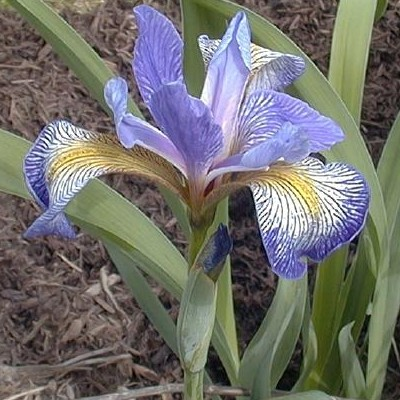
#> input picture CMP9065 Data Programming in Python/lectures/iris-virginica.jpg, 400 x 400 px
$ jupyter execute 'Lecture 10 - Matplotlib.ipynb'
#> lines starting #> are read from the running program, lines starting #| are printed output that depends on the picture
# Lecture 10 - Matplotlib
## (and some more Numpy and Pandas)

[Matplotlib](https://matplotlib.org/) is a library for visualisation and plotting with Python and [NumPy](https://numpy.org/doc/stable/). In some respects, it has been inspired by Matlab (but has since moved away towards more Python-esque ways...).

We are going to be looking at plotting functions, visualising the relationships between features of a dataset, and show how we can add images to our visualisations (for this, you need to download the _iris-virginica.jpg_ file from blackboard). Finally, we also discuss the summarised results of the ICT (for this, you need to download the _ict.csv_ file from blackboard).

We demonstrate the following visualisation capabilities:
- [1D functions (2D data)](#1D-functions-(2D-data))
    - [Plotting functions](#Plotting-functions)
    - [Plotting data](#Plotting-data)
    - [Functions from data](#Functions-from-data)
        - [Approximating data](#Approximating-data)
        - [Interpolating data](#Interpolating-data)
- [1D data](#1D-data)
    - [Histogram](#Histogram)
    - [Axes](#Axes)
    - [Boxplot](#Boxplot)
- [3D data (2D functions)](#3D-data-(2D-functions))
    - [Images](#Images)
    - [Tabular data](#Tabular-data)
    - [2D functions](#2D-functions)
- [ICT summary](#ICT-summary)
    - [Per question analysis](#Per-question-analysis)
        - [Loops (fizzbuz)](#Loops-(fizzbuz))
        - [Recursion](#Recursion)
        - [Reading from a file](#Nested-if-statements)

[cell 1]
import numpy as np

## 1D functions (2D data)

While the cell above `import`s the whole NumPy library, Matplotlib is typically imported module-by-module. Additionally, those modules are typically given an _alias_:

[cell 2]
from matplotlib import pyplot as plt

The short-hand form is more common:

[cell 3]
import matplotlib.pyplot as plt

#### Mini-revision

Can you remember what [`numpy.linspace()`](https://numpy.org/doc/stable/reference/generated/numpy.linspace.html) function does?

[cell 4]
print(np.linspace(0, 10, 11))

Also, remember that we can apply mathematical functions to the whole of an array:

[cell 5]
array = np.linspace(0, 10, 11)
array *=2
print(array)

### Plotting functions

While Matplotlib can be used to plot functions, those functions are actually rendered from a list of data points. Plotting a sine wave actually corresponds to calculating all the values of the function for really close values of x, and plotting a connected line between those.

For plotting the values `y` against their locations `x`, we can use [`matplotlib.pyplot.plot()`](https://matplotlib.org/stable/api/_as_gen/matplotlib.pyplot.plot.html). The basic notation is as follows:
> `matplotlib.pyplot.plot(x, y)`
>
> Displays a plot on the current figure or axis of values of `y` plotted against their locations `x`. The data points are connected by straight lines. (`x` and `y` should be of the same length)

_Note:_ Notice how the function gets more patchy as we change the number of values which we calculate and display!

[cell 6]
min_x = 0
max_x = 10

# change 100 to a different (smaller) value:
display_values = np.linspace(min_x, max_x, 100)

plt.plot(display_values, np.sin(display_values))

plt.show()
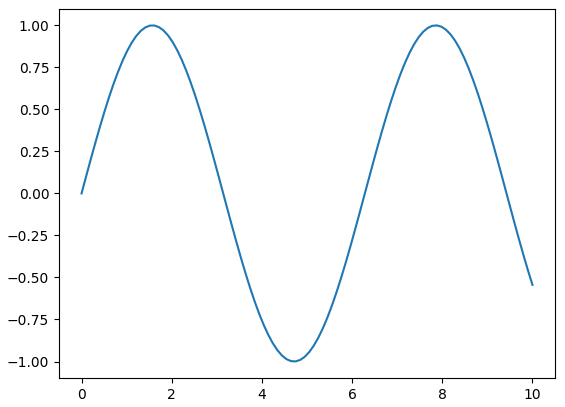
#> figure drawn by matplotlib, 1 panel; curve peaks at x = 7.88, y = 1

We can use [`matplotlib.pyplot.plot()`](https://matplotlib.org/stable/api/_as_gen/matplotlib.pyplot.plot.html) to plot more than one graph onto our image.

The following example showcases plotting both the functions $\sin(x)$ and $\cos(x)$ on an interval (0, 5).

We also demonstrate the interplay between:
- argument `label` of [`matplotlib.pyplot.plot()`](https://matplotlib.org/stable/api/_as_gen/matplotlib.pyplot.plot.html): the label assigned to the current graph being plotted
- [`matplotlib.pyplot.legend()`](https://matplotlib.org/stable/api/_as_gen/matplotlib.pyplot.legend.html): displays all the labels assigned to all the graphs on the figure (or axis)

[cell 7]
min_x = 0
max_x = 5
display_values = np.arange(min_x, max_x, 0.1)

plt.plot(display_values, np.sin(display_values), label = 'sin(x)')
plt.plot(display_values, np.cos(display_values), label = 'cos(x)')
plt.legend()

plt.show()
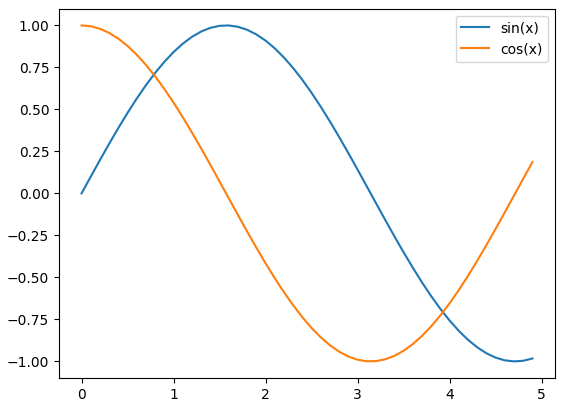
#> figure drawn by matplotlib, 1 panel; curve peaks at x = 1.6, y = 1; curve peaks at x = 0, y = 1

The next example plots a more complex function. It also shows some additional arguments of [`matplotlib.pyplot.plot()`](https://matplotlib.org/stable/api/_as_gen/matplotlib.pyplot.plot.html), as well as some additional methods in [`matplotlib.pyplot`](https://matplotlib.org/3.5.3/api/_as_gen/matplotlib.pyplot.html) module.

Arguments of [`matplotlib.pyplot.plot()`](https://matplotlib.org/stable/api/_as_gen/matplotlib.pyplot.plot.html):
- `label`: (seen above) the label assigned to the current graph being plotted
- `color`: the color of the current graph
- `linewidth`: width of the line used for the current graph
- `linestyle`: style of the line

Additional methods of [`matplotlib.pyplot`](https://matplotlib.org/3.5.3/api/_as_gen/matplotlib.pyplot.html) which you can use to make your figure nicer:
- [`matplotlib.pyplot.legend()`](https://matplotlib.org/stable/api/_as_gen/matplotlib.pyplot.legend.html) (seen above) displays all the labels assigned to all the graphs on the figure (or axis)
- [`matplotlib.pyplot.grid()`](https://matplotlib.org/stable/api/_as_gen/matplotlib.pyplot.grid.html): adds a grid over the graph (lines at all the major "ticks": see next)
- [`matplotlib.pyplot.yticks()`](https://matplotlib.org/stable/api/_as_gen/matplotlib.pyplot.yticks.html) (and [`matplotlib.pyplot.xticks()`](https://matplotlib.org/stable/api/_as_gen/matplotlib.pyplot.xticks.html) - not shown): sets fixed "ticks" on the y-axis
- [`matplotlib.pyplot.xlabel()`](https://matplotlib.org/stable/api/_as_gen/matplotlib.pyplot.xlabel.html) and [`matplotlib.pyplot.ylabel()`](https://matplotlib.org/stable/api/_as_gen/matplotlib.pyplot.xlabel.html): sets a label (name) for the x and y axis
- [`matplotlib.pyplot.title()`](https://matplotlib.org/stable/api/_as_gen/matplotlib.pyplot.title.html): sets a title for the whole figure

[cell 8]
def f(x):
    return 2*np.sin(x) + np.cos(2*x)

def g(x):
    if x < 1:
        return 2
    else:
        return x+1

dense_values = np.linspace(0, 6, 200)

plt.plot(dense_values, list(map(f,dense_values)), label = 'f(x)=2sin(x)+cos(2x)',
         c = '#0055FF', lw=4, ls='--')
plt.plot(dense_values, list(map(g,dense_values)), label = 'g(x)=piecewise',
         c = '#FF55FF', lw=4, ls='-.')

plt.legend()
plt.grid()
plt.yticks([-3, -1, 1])
plt.xticks([0,1,2,6])
plt.xlabel("x")
plt.ylabel("f(x)")
plt.title("Graph of a function")

plt.show()
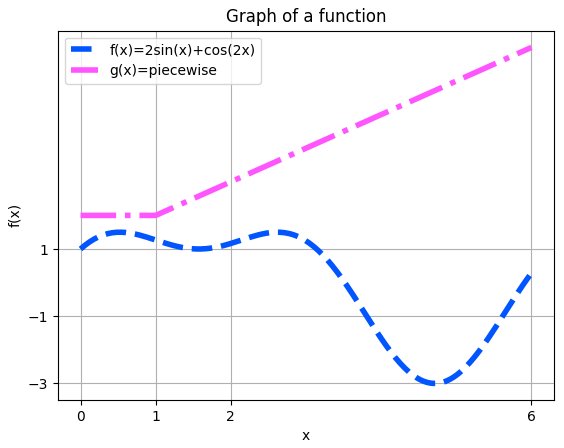
#> figure drawn by matplotlib, 1 panel; curve peaks at x = 2.62, y = 1.5; curve peaks at x = 6, y = 7

### Plotting data

But, how do we _obtain_ a function approximation from the data?

Our data rarely contains dense samples from a timeseries (like in the examples above). More commonly, the data is just given as a series of samples, with features associated to each sample. Often, we do not want to plot a line between each of our samples, we just want to visualise the samples themselves.

For this, instead of [`matplotlib.pyplot.plot()`](https://matplotlib.org/stable/api/_as_gen/matplotlib.pyplot.plot.html), we can use [`matplotlib.pyplot.scatter()`](https://matplotlib.org/stable/api/_as_gen/matplotlib.pyplot.scatter.html). The basic notation is as follows:
> `matplotlib.pyplot.scatter(x, y)`
>
> Displays a scatter graph on the current figure of the data points located at locations `x[i]` and `y[i]` for every element of `x` and `y`. (`x` and `y` should be of the same length)

[cell 9]
x = [0.2, 1.5, 2.7, 1.2, 3.8, 7.1, 4.5, 3.2, 5.7] # features
y = [3.5, 2.7, 5.2, 7.2, 1.4, 5.2, 2.1, 3.6, 1.2] # targets

plt.scatter(x, y)

plt.show()
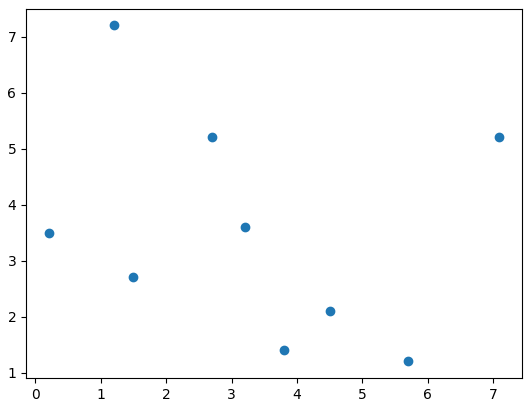
#> figure drawn by matplotlib, 1 panel

### Functions from data

#### Approximating data

Let us demonstrate two different ways to obtain function approximations of our data. First, let us plot some new data points from an [`numpy.array`](https://numpy.org/doc/stable/reference/generated/numpy.array.html).

We also demonstrate a new argument of [`matplotlib.pyplot.scatter()`](https://matplotlib.org/stable/api/_as_gen/matplotlib.pyplot.scatter.html):
- `marker`: the type of marker used to display the data points (this argument can also be used for  [`matplotlib.pyplot.plot()`](https://matplotlib.org/stable/api/_as_gen/matplotlib.pyplot.plot.html))

[cell 10]
data = np.array([[1.2, 2.1],
                 [2.5, 5.3],
                 [0.2, 1.3],
                 [3.1, 6.8],
                 [2.3, 3.9],
                 [4.1, 9.3],
                 [3.6, 8.3],
                 [4.9, 12.8],
                 [2.1, 3.3],
                 [1.3, 2.3],
                 [0.6, 1.3],
                 [1.7, 3.2],
                 [3.8, 9.1],
                 [4.6, 11.4]])

plt.scatter(data[:, 0], data[:, 1], label = 'data', marker = 'P')

plt.xlabel("x")
plt.ylabel("y")
plt.legend()

plt.show()

This data looks like it may be well approximated with a straight line. To calculate a line approximation from a number of data samples, you can use **linear regression**.

For this, we can use Numpy method [`numpy.polyfit()`](https://numpy.org/doc/stable/reference/generated/numpy.polyfit.html):

> `numpy.polyfit(x, y, deg)`
>
> Fit a polynomial of degree _deg_ to points (x, y).
>
>  **Parameters:**
>
>    `x` array_like, shape (M,)
>
>       x-coordinates of the M sample points
>
>    `y` array_like, shape (M,)
>
>       y-coordinates of the M sample points
>
>   `deg` int
>
>       Degree of the fitting polynomial
>
>    **Returns**: Returns a vector of coefficients p that minimises the squared error in the order deg, deg-1, … 0.
>
>    `p` ndarray, shape (deg + 1,)
>
>       Polynomial coefficients, highest power first.

This method can approximate the data not only with a line, but also with a higher order polynomial. When we use **a line to estimate the data**, the two coefficients returned by this method are _slope_ and _intercept_ of the line with the equation $y = \texttt{slope} \times x + \texttt{intercept}$.

[cell 11]
plt.scatter(data[:, 0], data[:, 1], label = 'data', marker='x')

min_x, min_y = np.min(data, axis=0)
max_x, max_y = np.max(data, axis=0)

xs = np.arange(min_x, max_x, 0.01)
slope, intercept = np.polyfit(data[:, 0], data[:, 1], 1)

plt.plot(xs, intercept + slope*xs, color='r', label = 'linear regression')

plt.xlabel("x")
plt.ylabel("y")
plt.legend()

plt.show()

Instead of fitting a straight line, you can fit any polynomial to the data. A polynomial of degree $n$ has the form:
$$
f(x) = p_nx^n + p_{n-1}x^{n-1}+\dotsc+p_{1}x+p_0
$$

Let us try and fit a _quadratic_ function $f(x) = ax^2 + bx + c$ to the data. This means, that for the set of data points $\mathbf{x} = \{x_i\}$, $\mathbf{y} = \{y_i\}$, we will try and find the coefficients (parameters) $a, b, c$.

[cell 12]
# scatter plot our original data
plt.scatter(data[:, 0], data[:, 1], marker='X', label = 'data')

# find min and max for calculating the fitted values
min_x, _ = np.min(data, axis=0)
max_x, _ = np.max(data, axis=0)

# fit the quadratic function to our data:
a, b, c = np.polyfit(data[:, 0], data[:, 1], 2)
# get dense values of x to display a smooth approximation
xs = np.linspace(min_x, max_x, 100)

def f_quadratic(a, b, c, xs):
    return a*xs*xs + b*xs + c

# finally, plot the quadratic fit:
plt.plot(xs, f_quadratic(a,b,c,xs), color = 'g', label = 'f(x)={:.2f}x^2+{:.2f}x+{:.2f}'.format(a, b, c))

plt.xlabel("x")
plt.ylabel("y")
plt.title("quadratic fit")
plt.legend()

plt.show()

#### Interpolating data

The above examples show obtaining a function approximation from data (samples) using _approximation_. This method is typical when we are looking at a relationship between two features without considering changes in time. For example:
- `x` might be average household income,
- `y` might be the value of their average weekly grocery shopping,
- on every income level, some people are buying more, and some less ("conflicting data");
- but we are looking for general _trends_ in the data.

However, sometimes our points come from a _sparsely sampled time series_. For example, we might measure _temperature_ once an hour, and want to describe the change in temperature over the course of two days. Or, we might measure the _water level_ of a river four times a day, and want to know how the water level changed over a month.

So, let us first sparsely sample some data points from one of our earlier functions.

To ensure repeatability of our code, we initialised a _random number generator_ with [`numpy.random.default_rng(seed)`](https://numpy.org/doc/stable/reference/random/generator.html). Then, to draw evenly distributed samples from a range (`min`, `max`), we used [`numpy.random.Generator.uniform(min, max, size)`](https://numpy.org/doc/stable/reference/random/generated/numpy.random.Generator.uniform.html).

[cell 13]
def f(x):
    return 2*np.sin(x) + np.cos(2*x)

min_x = 0
max_x = 6

# initialise random number generator
rng = np.random.default_rng(0)
# get 15 sparse points from the interval [0, 6]
sparse_x = np.sort(rng.uniform(min_x, max_x, size = 15))
sparse_y = f(sparse_x)

# show the sparse points as data with scatter
plt.scatter(sparse_x, sparse_y, label='data', marker = 'X')

# correct the min_x and max_x for later approximations
min_x = np.amin(sparse_x)
max_x = np.amax(sparse_x)
# get dense points for plotting the underlying function
dense_x = np.linspace(min_x, max_x, 100)
dense_y = f(dense_x)

# show the underlying continous function with plot
#plt.plot(dense_x, dense_y, linewidth = 1, color = 'black', label = 'f(x)')

plt.xlabel("x")
plt.ylabel("y")
plt.legend()

plt.show()

And now, let us try and _interpolate_ the underlying function from the available data points. For this, we can use [`numpy.interp()`](https://numpy.org/doc/stable/reference/generated/numpy.interp.html):
>
> `numpy.interp(x_interpolated, x, y)`
>
> Perform a linear interpolation of the 1D function y=f(x) from the data points given in `x` and `y` (sparse sampling of the function), and return the _y_ values of this function for positions provided in `x_interpolated`
>
> **Returns**: `y_interpolated` An array for interpolated values corresponding to `x_interpolated`

[cell 14]
from scipy import interpolate

# show the sparse points as data with scatter
plt.scatter(sparse_x, sparse_y, label='data', marker = 'X')

# show the underlying continous function with plot
# plt.plot(dense_x, dense_y, linewidth = 1, color = 'black', label = 'f(x)')

# calculate the interpolated values for dense points
dense_y_inter = np.interp(dense_x, sparse_x, sparse_y)

#plot the interpolated function:
plt.plot(dense_x, dense_y_inter, linewidth=2, color = 'r', label = 'interpolated f(x)')

plt.xlabel("x")
plt.ylabel("y")
plt.legend()

plt.show()

## 1D data

What if we want to examine the value of just a single feature of some sample? For example, we might be measuring the _temperature_ of a healthy human body, or _crop yield per hectare_ of different farms.

We are usually interested in the _distribution_ of a feature. This time, we will show how to _visualise_ the distribution. Next time, we will show how to formally check a dataset has been drawn from a normal distribution (so we can compare our intuition with the results of a statistical test).

### Histogram

To do this, we could display a _histogram_ of the data. To do this, we can use [`matplotlib.pyplot.hist()`](https://matplotlib.org/stable/api/_as_gen/matplotlib.pyplot.hist.html) with the basic notation as follows:
>
> `matplotlib.pyplot.hist(x, bins)`
>
> Displays a plot on the current figure or axis the histogram of the values in `x` binned in `bins` number of bins. `bins` can also contain the bin limits (as shown in the new example).

You can also see the use of an optional argument `facecolor` which serves to chose the histogram color. Finally, to draw our data from a normal distribution, we used [`numpy.random.Generator.normal(mean, sigma, size)`](https://numpy.org/doc/stable/reference/random/generated/numpy.random.Generator.normal.html) after fixing a random number generator.

[cell 15]
rng = np.random.default_rng(12345)

data = rng.normal(5, 1, size = 200)

n, bins, patches = plt.hist(data, bins=20, facecolor='g')

plt.xlabel('value')
plt.ylabel('number of samples')

plt.show()

### Axes

Let us now show how we can visually _compare_ two distributions. For example, we may be looking at the times diners come into a restaurant to eat on a weekday, and on a weekend day. This might also mean that we have a different number of samples from each distribution.

This example requires us to split our figure into _subplots_. This requires us to work with _figures_ and _axis_. This is actually a preferred way of using Matplotlib (even for a single figure), as it allows more flexibility as you move on to advanced functionality. You can think of _axis_ as individual plots in a multi-plot figure.

This requires us to call [`matplotlib.pyplot.subplots()`](https://matplotlib.org/stable/api/_as_gen/matplotlib.pyplot.subplots.html):
>
> `matplotlib.pyplot.subplots(nrows=1, ncols=1, sharex=False, sharey=False)`
>
> Returns:
>
>    `fig` ([`matplotlib.figure.Figure`](https://matplotlib.org/stable/api/figure_api.html#matplotlib.figure.Figure))
>        The figure object.
>
>    `ax` ([`matplotlib.axes.Axes`](https://matplotlib.org/stable/api/axes_api.html#matplotlib.axes.Axes) or array of `Axes`)
>        A single axis or an array of axes if more subplots were created.

Most plotting functions (`plot`, `scatter`, `hist`) work the same as member methods of the [`matplotlib.axes.Axes`](https://matplotlib.org/stable/api/axes_api.html#matplotlib.axes.Axes) object. However, various elements (`xlabel`, `xtics`...) are usually set with _setter_ methods on the `Axes` object (`set_xlabel`, `set_xticks`).

We will try and plot _two_ histograms (similar to the above), each on it's own [`matplotlib.axes.Axes`](https://matplotlib.org/stable/api/axes_api.html#matplotlib.axes.Axes). We will use a shared scale in the x-dimension (`sharex=True`), and show how to re-use the bins from one histogram to another. For this, we are using additional arguments of [`matplotlib.axes.Axes.hist()`](https://matplotlib.org/stable/api/_as_gen/matplotlib.axes.Axes.hist.html):
- `range`: a touple `(min, max)` setting the lower and upper limits of histogram bins
- `bins`: in addition to passing a number of bins (20), we can use it to pass _bin limits_ (as returned by the call to the `hist()` function)
- `density`: if `False`, the number of samples in each bin is plotted. If `True`, the proportion of the samples in that bin is plotted instead.

[cell 16]
data_normal = rng.normal(5, 1, size = 200)
data_uniform = rng.uniform(2, 8, size = 400)

fig, axs = plt.subplots(2, 1, sharex = True)
min_x = 2
max_x = 8

n0, bins0, patches0 = axs[0].hist(data_normal,
                            bins=20, range=(min_x, max_x), density=True, facecolor='b')
axs[0].set_ylabel('% samples (normal)')

n1, bins1, patches1 = axs[1].hist(data_uniform,
                            bins=bins0, density=True, facecolor='g')
axs[1].set_ylabel('% samples (uniform)')
axs[1].set_xlabel('value')
#axs[1].set_xticks([0, 1, 5])

plt.show()

### Boxplot

A different way to summarise 1D data is through a _boxplot_. While not as informative as a histogram, it shows the main information quickly: the _mean_ of the samples (orange line), the _variance_ (end of the box), and the _outliers_ (single samples). For this, we can use [`matplotlib.axes.Axes.boxplot()`](https://matplotlib.org/stable/api/_as_gen/matplotlib.axes.Axes.boxplot.html):
>
> `matplotlib.axes.Axes.boxplot(x, labels, vert=True)`
>
> Displays a plot on the current axis of the boxplot the values in `x`. If `x` is a list of lists/arrays, displays a boxplot of each list separately. `labels` are used to label the boxplots. Orientation is vertical if `vert=True`, horizontal otherwise.

[cell 17]
data_normal = rng.normal(5, 1, size = 200)

fig, axs = plt.subplots(2, 1, sharex = True)

min_x = 2
max_x = 8

n0, bins0, patches0 = axs[0].hist(data_normal,
                            bins=20, range=(min_x, max_x), density=True, facecolor='g')
axs[0].set_ylabel('% samples (normal)')

axs[1].boxplot(data_normal, labels = [''], vert = False)
axs[1].set_ylabel('normal')

axs[1].set_xlabel('value')

plt.show()

If we want to compare different distributions (for different labels in our dataset -- i.e. the average temperature of healthy people compared to the average temperature of people with a cold), we could plot many individual histograms (like the example above), but this gets problematic for a lot of different labels.

Instead, we can use a boxplot to quickly compare different distributions:

_Note:_ We are here using [`matplotlib.pyplot.subplots()`](https://matplotlib.org/stable/api/_as_gen/matplotlib.pyplot.subplots.html) to crease a single [`matplotlib.axes.Axes`](https://matplotlib.org/stable/api/axes_api.html#matplotlib.axes.Axes) object and a single plot.

[cell 18]
fig, ax = plt.subplots()

data = [rng.normal(5, 1, size = 200),
        rng.uniform(2, 8, size = 200),
        rng.normal(5, 0.5, size = 200),
        rng.rayleigh(5, size = 200)]

labels = ['normal', 'uniform', 'normal-thin', 'rayleigh']

ax.boxplot(data, labels = labels)

plt.show()

## 3D data (2D functions)

Finally, we show how to visualise 3D data, or 2D functions $z=f(x,y)$.

### Images

The simplest way to show a 2D function with Matplotlib is with [`matplotlib.axes.Axes.imshow()`](https://matplotlib.org/stable/api/_as_gen/matplotlib.axes.Axes.imshow.html). This can be used to display a colour or grayscale image on an [`matplotlib.axes.Axes`](https://matplotlib.org/stable/api/axes_api.html#matplotlib.axes.Axes).

To read an image, we will use [`matplotlib.pyplot.imread()`](https://matplotlib.org/stable/api/_as_gen/matplotlib.pyplot.imread.html) (you have to download the image from Blacboard to use it).

We will create three [`matplotlib.axes.Axes`](https://matplotlib.org/stable/api/axes_api.html#matplotlib.axes.Axes) and display:
- the original colour image,
- the blue channel of the image,
- the blue channel of the image, rotated by 90$^\circ$. For this we will use [`numpy.rot90(image)`](https://numpy.org/doc/stable/reference/generated/numpy.rot90.html)

[cell 19]
fig, ax = plt.subplots(1, 3)

img=plt.imread('iris-virginica.jpg')
#> img is the input picture: shape (400, 400, 3); mean R, G, B 114, 113.2, 109.7

imgplot = ax[0].imshow(img)
ax[0].set_title('colour')
ax[0].set_xticks([])
ax[0].set_yticks([])

imggray = ax[1].imshow(img[:, :, 2], cmap = 'gray')
ax[1].set_title('blue channel')
ax[1].set_xticks([])
ax[1].set_yticks([])


rotated_gray = np.rot90(img[:, :, 2])
#> (the rest of the program and of its run is left out)
